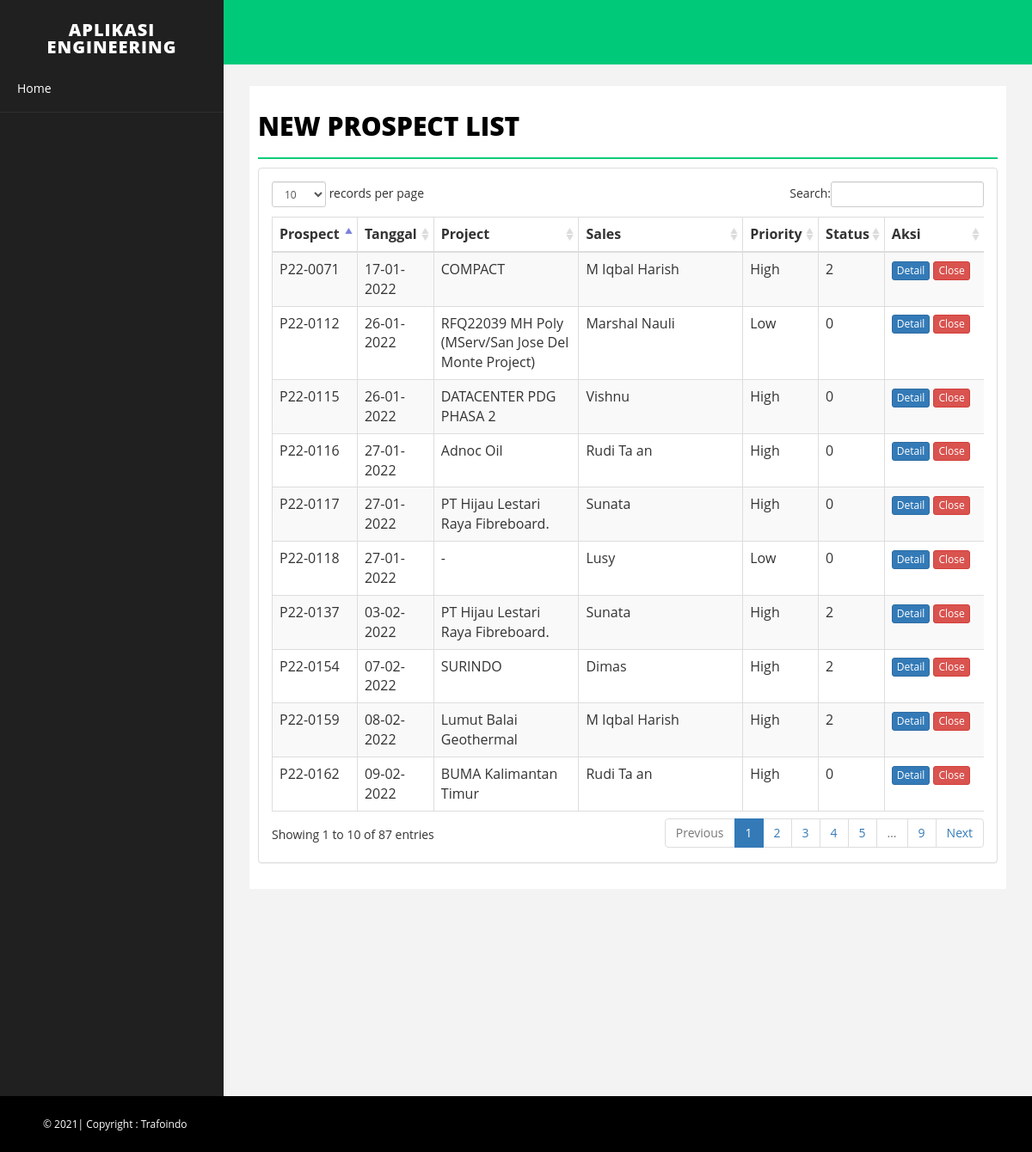
Page /pages/?p=new_prospect (signed in) on the committed database.
### tables this page shows
CREATE TABLE `h_rpospect` (
  `id` int(11) NOT NULL,
  `noprospect` varchar(20) NOT NULL,
  `tahun` varchar(10) NOT NULL,
  `tgl_prospect` date NOT NULL,
  `project` varchar(100) NOT NULL,
  `kd_cust` varchar(20) NOT NULL,
  `customer` varchar(100) NOT NULL,
  `alamat` varchar(50) NOT NULL,
  `segment` varchar(50) NOT NULL,
  `sub_segment` varchar(100) NOT NULL,
  `kd_sales` varchar(20) NOT NULL,
  `sales` varchar(30) NOT NULL,
  `priority` varchar(10) NOT NULL,
  `status` int(11) NOT NULL,
  `grupsales` varchar(30) NOT NULL,
  `grupdirektorat` char(50) NOT NULL
);

### pages/Tabel/new_prospect.php (the view, shortened to what this page needs)
<div class="row">
    <div class="col-md-12">
        <h1 class="page-head-line" >New Prospect List</h1>
    </div>
</div>
<div class="row">
                <div class="col-md-12">
                    <div class="panel panel-default">
                        <div class="panel-body">
                            <div class="table-responsive">
								<table class="table table-striped table-bordered table-hover" id="dataTables-example">
                                    <thead>
                                        <tr>
											<th width="50px"><strong>Prospect</strong></th>
											<th width="50px">Tanggal</th>
											<th width="100px" >Project</th>
											<th width="150px"><strong>Sales</strong></th>
											<th width="28px"><strong>Priority</strong></th>
											<th width="40px"><strong>Status</strong></th>
											<th width="85px"><strong>Aksi</strong></th>
                                        </tr>
                                    </thead>
                                    <?php
									$query=mysqli_query($GLOBALS["___mysqli_ston"], "SELECT * FROM h_rpospect   where status=0 or status=2 ORDER BY noprospect desc ");
									while($data=mysqli_fetch_array($query)){
										$tanggal=$data['tgl_prospect'];
										$tglbaru = date('d-m-Y', strtotime($tanggal ));
									?>
                                   <tr>
									<td><?php echo $data['noprospect'];?></td>
									<td><?php echo $tglbaru; ?></td>
									<td><?php echo $data['project'];?></td>
									<td><?php echo $data['sales'];?></td>
									<td><?php echo $data['priority'];?></td>
									<td><?php echo $data['status'];?></td>
									<td>
							<a href="tabel/new_prospect_detail.php?noprospect=<?php echo $data['noprospect']; ?>" class="btn btn-xs btn-primary tipsy-kiri-atas" title='Detail'> Detail </a>
							<a href="tabel/close_form_spec.php?sender=close&noprospect=<?php echo $data['noprospect']; ?> " onclick="return confirm('Yakin mau diclose? ')" class="btn btn-xs btn-danger tipsy-kiri-atas" title='Hapus'> Close </a>
									</td>
									</tr>
                                    <?php } ?>
                                </table>
                            </div>
                        </div>
                    </div>
                </div>
</div>

### assets/css/basic.css (style rules this page uses)
body { font-family: 'Open Sans', sans-serif; line-height:25px; }
.page-head-line { font-size: 30px; text-transform: uppercase; color: #000; font-weight: 800; padding-bottom: 20px; border-bottom: 2px solid #00CA79; margin-bottom: 10px; }

### rows in the picture
h_rpospect: noprospect "P22-0162", tgl_prospect "09-02-2022", project "BUMA Kalimantan Timur", sales "Rudi Ta an", priority "High", status "0"
h_rpospect: noprospect "P22-0159", tgl_prospect "08-02-2022", project "Lumut Balai Geothermal", sales "M Iqbal Harish", priority "High", status "2"
h_rpospect: noprospect "P22-0154", tgl_prospect "07-02-2022", project "SURINDO", sales "Dimas", priority "High", status "2"
h_rpospect: noprospect "P22-0137", tgl_prospect "03-02-2022", project "PT Hijau Lestari Raya Fibreboard.", sales "Sunata", priority "High", status "2"
h_rpospect: noprospect "P22-0118", tgl_prospect "27-01-2022", project "-", sales "Lusy", priority "Low", status "0"
h_rpospect: noprospect "P22-0117", tgl_prospect "27-01-2022", project "PT Hijau Lestari Raya Fibreboard.", sales "Sunata", priority "High", status "0"
h_rpospect: noprospect "P22-0116", tgl_prospect "27-01-2022", project "Adnoc Oil", sales "Rudi Ta an", priority "High", status "0"
h_rpospect: noprospect "P22-0115", tgl_prospect "26-01-2022", project "DATACENTER PDG PHASA 2", sales "Vishnu", priority "High", status "0"
h_rpospect: noprospect "P22-0112", tgl_prospect "26-01-2022", project "RFQ22039 MH Poly (MServ/San Jose Del Monte Project)", sales "Marshal Nauli", priority "Low", status "0"
h_rpospect: noprospect "P22-0071", tgl_prospect "17-01-2022", project "COMPACT", sales "M Iqbal Harish", priority "High", status "2"
